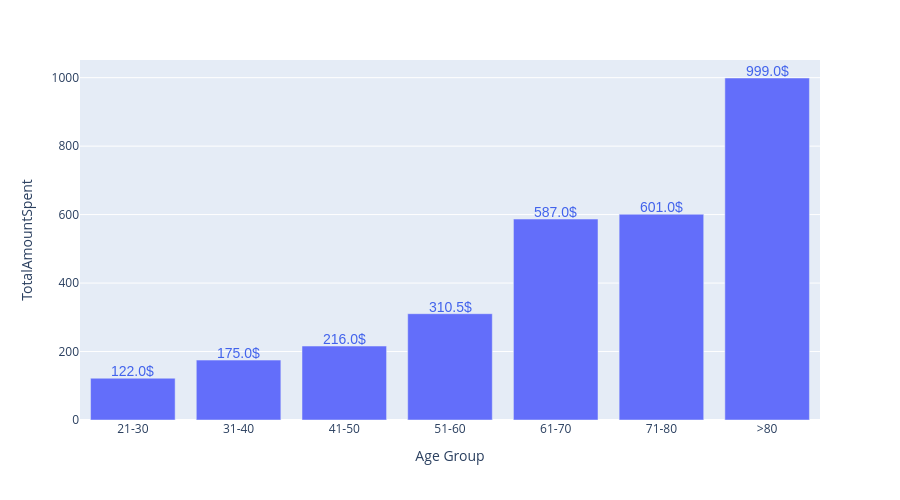

The code cell stored with this chart in its notebook:
### Code cell
mask = df.groupby("Age Group")["TotalAmountSpent"].median()
mask = mask.reset_index()
fig = px.bar(data_frame=mask, x="Age Group", y="TotalAmountSpent", height=500)

annotation = []
for x, y in zip(mask["Age Group"], mask["TotalAmountSpent"]):
    annotation.append(
        dict(x=x, y=y +20,
             text=str(round(y, 2)) + '$',
             font=dict(family='Arial', size=14, color='rgb(66, 99, 236)'), showarrow=False)
    )
fig.update_xaxes(categoryorder='array', categoryarray= order)
fig.update_layout(annotations=annotation)
fig.show()

### Figure 1 — Plotly figure (JSON) as saved in the notebook; plotly's stock layout.template omitted (floating-point values rounded to 4 significant figures)
{"data": [{"alignmentgroup": "True", "hovertemplate": "Age Group=%{x}<br>TotalAmountSpent=%{y}<extra></extra>", "legendgroup": "", "marker": {"color": "#636efa", "pattern": {"shape": ""}}, "name": "", "offsetgroup": "", "orientation": "v", "showlegend": false, "textposition": "auto", "type": "bar", "x": ["21-30", "31-40", "41-50", "51-60", "61-70", "71-80", ">80"], "xaxis": "x", "y": [122, 175, 216, 310.5, 587, 601, 999], "yaxis": "y"}], "layout": {"annotations": [{"font": {"color": "rgb(66, 99, 236)", "family": "Arial", "size": 14}, "showarrow": false, "text": "122.0$", "x": "21-30", "y": 142}, {"font": {"color": "rgb(66, 99, 236)", "family": "Arial", "size": 14}, "showarrow": false, "text": "175.0$", "x": "31-40", "y": 195}, {"font": {"color": "rgb(66, 99, 236)", "family": "Arial", "size": 14}, "showarrow": false, "text": "216.0$", "x": "41-50", "y": 236}, {"font": {"color": "rgb(66, 99, 236)", "family": "Arial", "size": 14}, "showarrow": false, "text": "310.5$", "x": "51-60", "y": 330.5}, {"font": {"color": "rgb(66, 99, 236)", "family": "Arial", "size": 14}, "showarrow": false, "text": "587.0$", "x": "61-70", "y": 607}, {"font": {"color": "rgb(66, 99, 236)", "family": "Arial", "size": 14}, "showarrow": false, "text": "601.0$", "x": "71-80", "y": 621}, {"font": {"color": "rgb(66, 99, 236)", "family": "Arial", "size": 14}, "showarrow": false, "text": "999.0$", "x": ">80", "y": 1019}], "barmode": "relative", "height": 500, "legend": {"tracegroupgap": 0}, "margin": {"t": 60}, "xaxis": {"anchor": "y", "categoryarray": ["21-30", "31-40", "41-50", "51-60", "61-70", "71-80", ">80"], "categoryorder": "array", "domain": [0, 1], "title": {"text": "Age Group"}}, "yaxis": {"anchor": "x", "domain": [0, 1], "title": {"text": "TotalAmountSpent"}}}}
